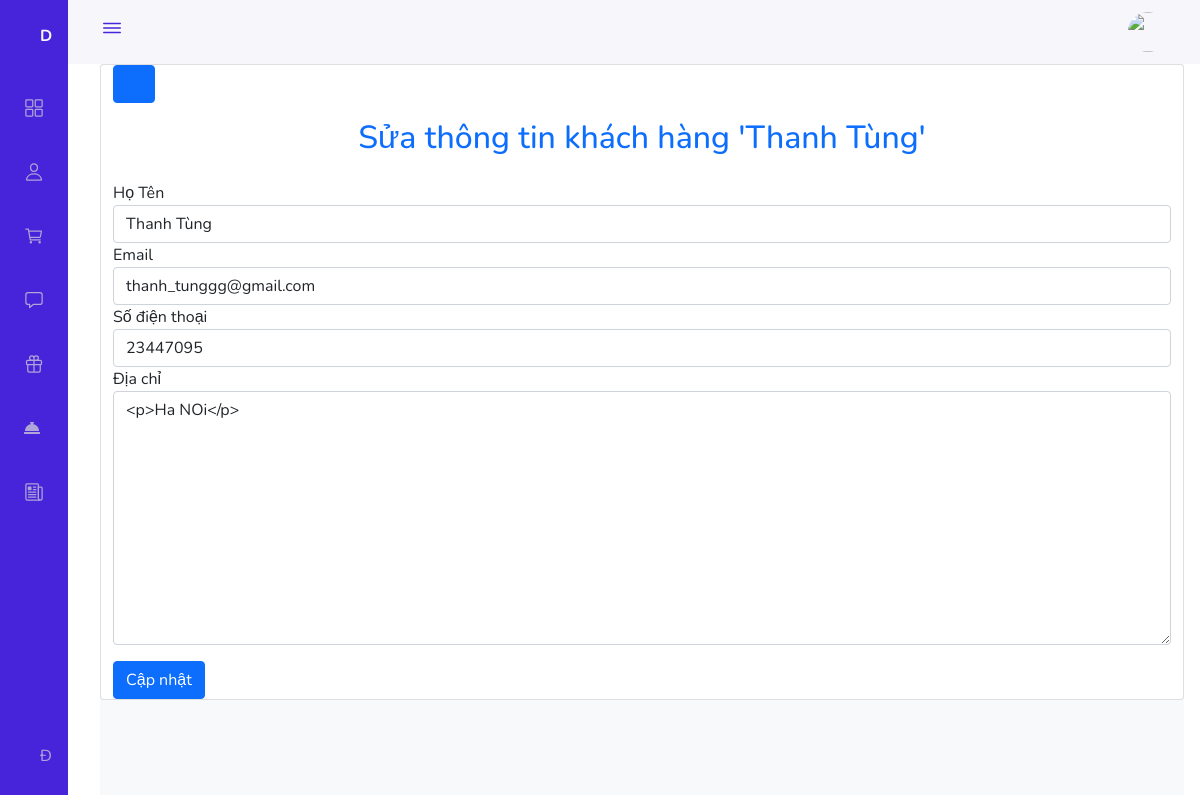
/Admin/Employee/index.php?btn_edit=4 (signed in), run on the app's committed database.
### tables this page shows
CREATE TABLE `employee` (
  `id_employee` int(11) NOT NULL,
  `name` varchar(255) NOT NULL,
  `email` varchar(255) NOT NULL,
  `pass` varchar(255) NOT NULL,
  `img` varchar(255) NOT NULL,
  `sdt` int(10) NOT NULL,
  `address` varchar(255) NOT NULL
);

### Admin/Employee/index.php (called while the page is built, shortened)
<?php
require_once '../../Dao/Pdo.php';
require_once '../../Dao/Employee.php';
require_once '../layouts.php';

### Dao/Pdo.php (called while the page is built, shortened)
<?php
function pdo_get_connection()
{
    $dburl = "mysql:host=localhost;dbname=villa_flamingo";
    $username = "root";
    $password = "";
    $conn = new PDO($dburl, $username, $password);
    $conn->setAttribute(PDO::ATTR_ERRMODE, PDO::ERRMODE_EXCEPTION);
    return $conn;
}
function  pdo_select_one($sql)
{
    try {
        $conn = pdo_get_connection();
        $stmt = $conn->prepare($sql);
        $stmt->execute();
        $rows = $stmt->fetch(PDO::FETCH_ASSOC);
        return $rows;
    } catch (PDOException $e) {
        echo "lỗi: ";
        $e->getMessage();
    } finally {
        unset($conn);
    }
}

### Dao/Employee.php (called while the page is built, shortened)
<?php
function select_one_employee($id)
{
    $sql = "SELECT * FROM employee WHERE id_employee = " . $id;
    return  pdo_select_one($sql);
}

### Admin/Employee/edit.php (the view, shortened to what this page needs)
<?php
$employee = select_one_employee($id);
?>
<div class="container box">
    <button onclick="come_back()" class="btn btn-primary fas fa-long-arrow-alt-left"></button>
    <h2 class="heading text-center text_color text-primary p-3">Sửa thông tin khách hàng '<?= $employee['name'] ?>'</h2>
    <div class="row ">
        <form method="post" action="?btn_update">
            <div class="form-group">
                <label for="">Họ Tên</label>
                <input type="text" name="name" class="form-control" value="<?php echo $employee['name'] ?>">
            </div>
            <div class="form-group">
                <label for="">Email</label>
                <input type="text" name="email" class="form-control" value="<?php echo $employee['email'] ?>">
            </div>
            <div class="form-group">
                <label for="">Số điện thoại</label>
                <input type="text" name="phone" class="form-control" value="<?php echo $employee['sdt'] ?>">
            </div>
            <div class="form-group">
                <label for="">Địa chỉ</label>
                <textarea name="address" class="form-control" id="basic-example" cols="30" rows="10" ><?php echo $employee['address'] ?></textarea>
            </div>
            <div class=" mt-3 d-flex justify-content-between">
                <button type="submit" name="submit" class="btn btn-primary">Cập nhật</button>
            </div>
        </form>
    </div>
</div>

### Content/CSS/admins.css (style rules this page uses)
:root { --header-height: 3rem; --nav-width: 68px; --first-color: #4723D9; --first-color-light: #AFA5D9; --white-color: #F7F6FB; --body-font: 'Nunito', sans-serif; --normal-font-size: 1rem; --z-fixed: 100 }
body { position: relative; margin: var(--header-height) 0 0 0; padding: 0 1rem; font-family: var(--body-font); font-size: var(--normal-font-size); transition: .5s }
@media screen and (min-width: 768px) { body { margin: calc(var(--header-height) + 1rem) 0 0 0; padding-left: calc(var(--nav-width) + 2rem) } }

### data on the page
employee: name "Thanh Tùng", email "thanh_tunggg@gmail.com", phone "23447095", address "<p>Ha NOi</p>"
